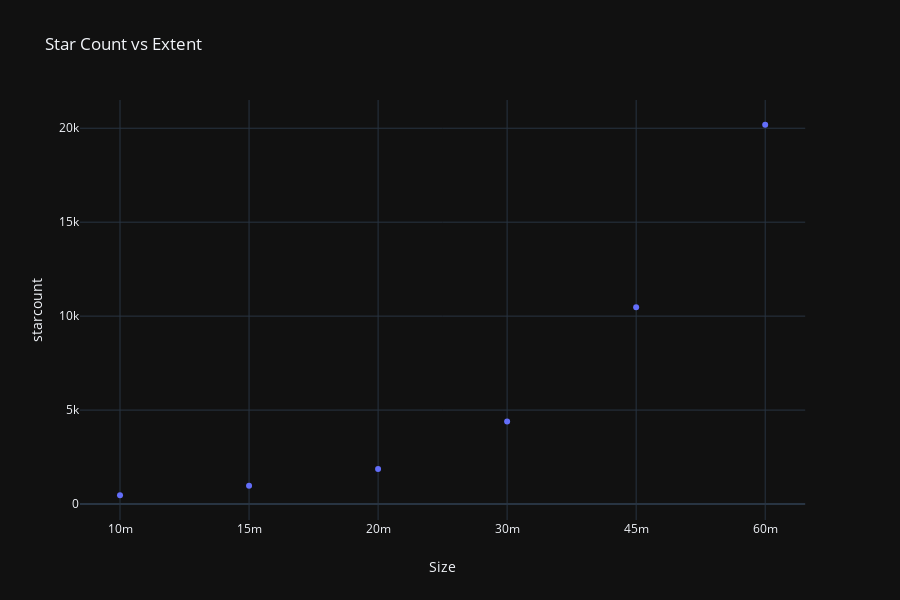
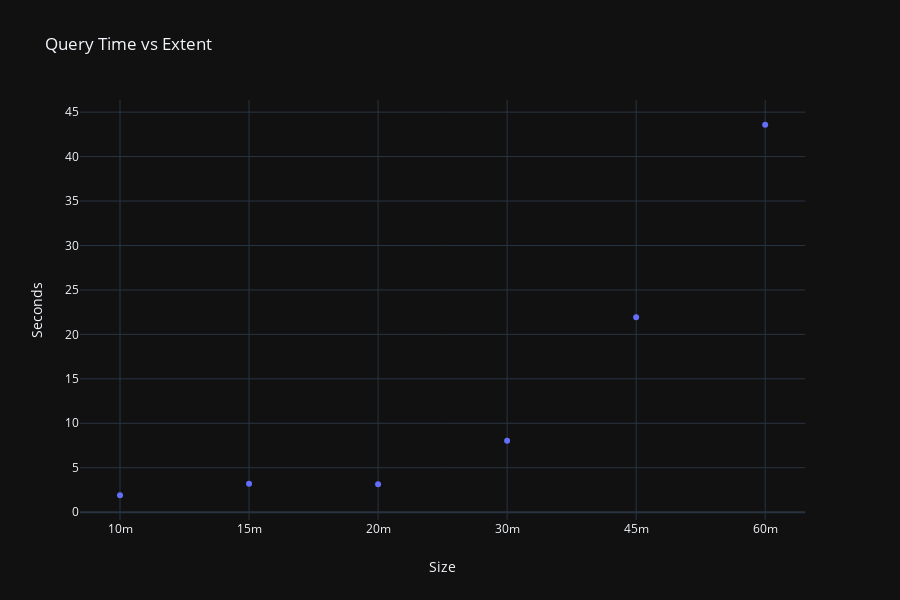

Here is the notebook cell these charts were saved with, in order:
### Code cell
import plotly_express as px       
df = DataFrame()
df['starcount'] = star_count_list
df['Size'] = size_list
df['Seconds'] = time_list

title_str = "Star Count vs Extent"
fig = px.scatter(df, x="Size", y="starcount", template='plotly_dark', title=title_str)
fig.show()


title_str = "Query Time vs Extent"
fig2 = px.scatter(df, x="Size", y="Seconds", template='plotly_dark', title=title_str)
fig2.show()

### Figure 1 — Plotly figure (JSON) as saved in the notebook; plotly's stock layout.template omitted (floating-point values rounded to 4 significant figures)
{"data": [{"hoverlabel": {"namelength": 0}, "hovertemplate": "Size=%{x}<br>starcount=%{y}", "legendgroup": "", "marker": {"color": "#636efa", "symbol": "circle"}, "mode": "markers", "name": "", "showlegend": false, "type": "scatter", "x": ["10m", "15m", "20m", "30m", "45m", "60m"], "xaxis": "x", "y": [468, 975, 1865, 4390, 10468, 20185], "yaxis": "y"}], "layout": {"height": 600, "legend": {"tracegroupgap": 0}, "title": {"text": "Star Count vs Extent"}, "xaxis": {"anchor": "y", "domain": [0, 0.98], "title": {"text": "Size"}}, "yaxis": {"anchor": "x", "domain": [0, 1], "title": {"text": "starcount"}}}}

### Figure 2 — Plotly figure (JSON) as saved in the notebook; plotly's stock layout.template omitted (floating-point values rounded to 4 significant figures)
{"data": [{"hoverlabel": {"namelength": 0}, "hovertemplate": "Size=%{x}<br>Seconds=%{y}", "legendgroup": "", "marker": {"color": "#636efa", "symbol": "circle"}, "mode": "markers", "name": "", "showlegend": false, "type": "scatter", "x": ["10m", "15m", "20m", "30m", "45m", "60m"], "xaxis": "x", "y": [1.906, 3.213, 3.147, 8.032, 21.93, 43.58], "yaxis": "y"}], "layout": {"height": 600, "legend": {"tracegroupgap": 0}, "title": {"text": "Query Time vs Extent"}, "xaxis": {"anchor": "y", "domain": [0, 0.98], "title": {"text": "Size"}}, "yaxis": {"anchor": "x", "domain": [0, 1], "title": {"text": "Seconds"}}}}
